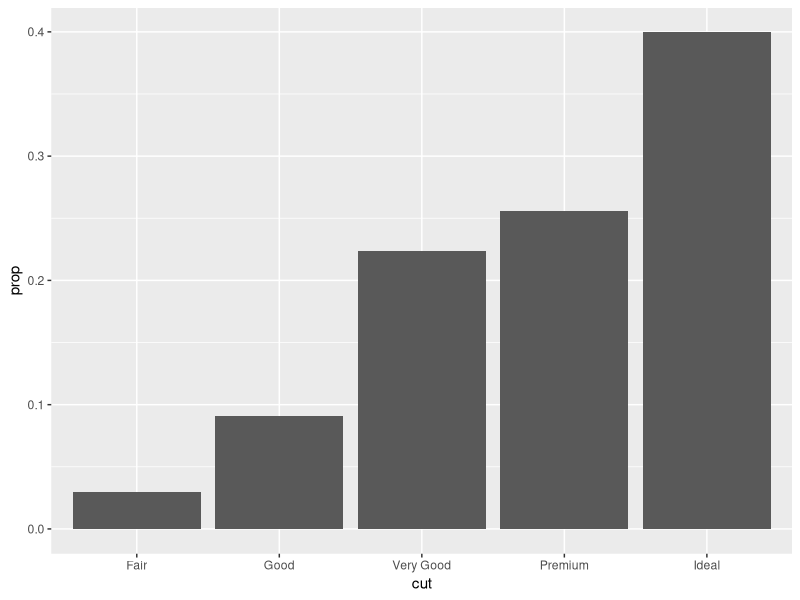
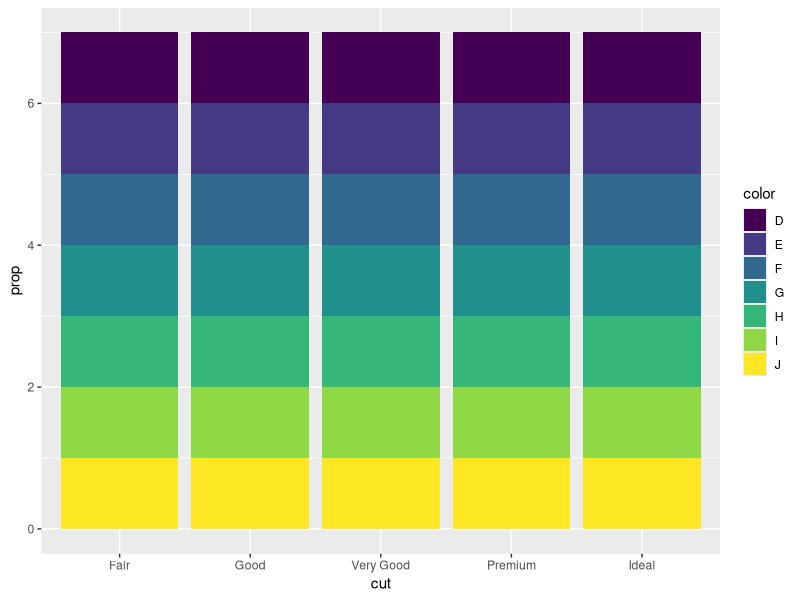

Recreate these plots in R, in order.
# importing libraries
library(tidyverse)
library(ggplot2)

ggplot(data = diamonds) + 
  geom_bar(mapping = aes(x = cut, y = after_stat(prop), group=1))
ggplot(data = diamonds) + 
  geom_bar(mapping = aes(x = cut, fill = color, y = after_stat(prop)))
